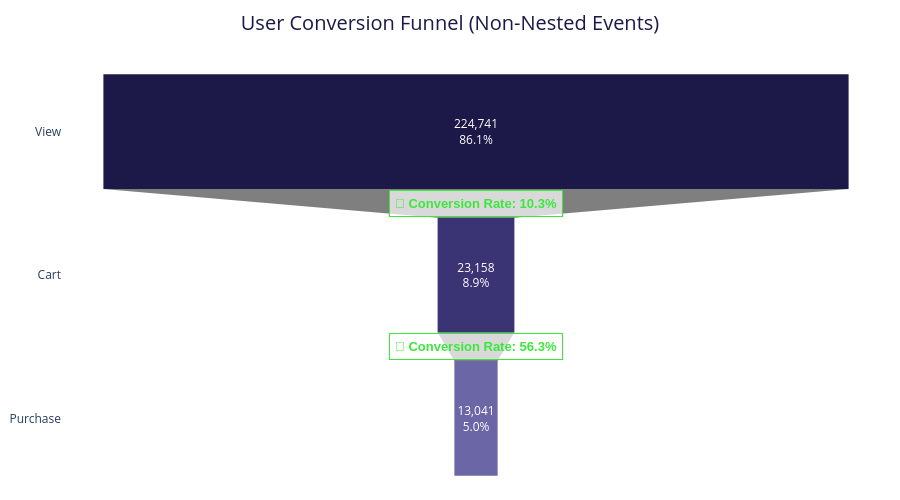

Write notebook code for a chart like this one.
### Markdown cell above
The non-nested approach shows higher purchase counts compared to the nested method. The difference indicates that some users completed purchases without recorded cart events in the dataset.

### Code cell
fig = go.Figure(go.Funnel(
    y = nonnested_funnel_data['stage'],
    x = nonnested_funnel_data['users'],
    textposition = "inside",
    texttemplate = "%{value:,.0f}<br>%{percentTotal:.1%}",
    marker = dict(
        color = ["#1c1847", "#3a3475", "#6b66a6"]
    )
))

for i in range(len(nonnested_funnel_data) - 1):
    fig.add_annotation(
        x=0,              # Koordinat X di 0 agar tepat di tengah funnel
        y=i + 0.5,        # Posisi Y di antara tahap i dan i+1
        text=f"🔻 <b>Conversion Rate: {nonnested_funnel_data['conversion_to_next_%'].iloc[i]:.1f}%</b>",
        showarrow=False,
        font=dict(size=13, color="#3ce73c", family="Arial"),
        bgcolor="rgba(255, 255, 255, 0.7)",
        bordercolor="#3ce73c",
        borderwidth=1,
        borderpad=5,
    )

fig.update_layout(
    width=900,
    height=500,
    margin=dict(l=20, r=10, t=60, b=10),
    plot_bgcolor="rgba(0,0,0,0)",
    title=dict(
        text="User Conversion Funnel (Non-Nested Events)", 
        x=0.5, 
        font=dict(size=20, color="#1c1847")
    )
)

fig.show()

### Figure 1 — Plotly figure (JSON) as saved in the notebook; plotly's stock layout.template omitted (floating-point values rounded to 4 significant figures)
{"data": [{"marker": {"color": ["#1c1847", "#3a3475", "#6b66a6"]}, "textposition": "inside", "texttemplate": "%{value:,.0f}<br>%{percentTotal:.1%}", "type": "funnel", "x": [224741, 23158, 13041], "y": ["View", "Cart", "Purchase"]}], "layout": {"annotations": [{"bgcolor": "rgba(255, 255, 255, 0.7)", "bordercolor": "#3ce73c", "borderpad": 5, "borderwidth": 1, "font": {"color": "#3ce73c", "family": "Arial", "size": 13}, "showarrow": false, "text": "🔻 <b>Conversion Rate: 10.3%</b>", "x": 0, "y": 0.5}, {"bgcolor": "rgba(255, 255, 255, 0.7)", "bordercolor": "#3ce73c", "borderpad": 5, "borderwidth": 1, "font": {"color": "#3ce73c", "family": "Arial", "size": 13}, "showarrow": false, "text": "🔻 <b>Conversion Rate: 56.3%</b>", "x": 0, "y": 1.5}], "height": 500, "margin": {"b": 10, "l": 20, "r": 10, "t": 60}, "plot_bgcolor": "rgba(0,0,0,0)", "title": {"font": {"color": "#1c1847", "size": 20}, "text": "User Conversion Funnel (Non-Nested Events)", "x": 0.5}, "width": 900}}
